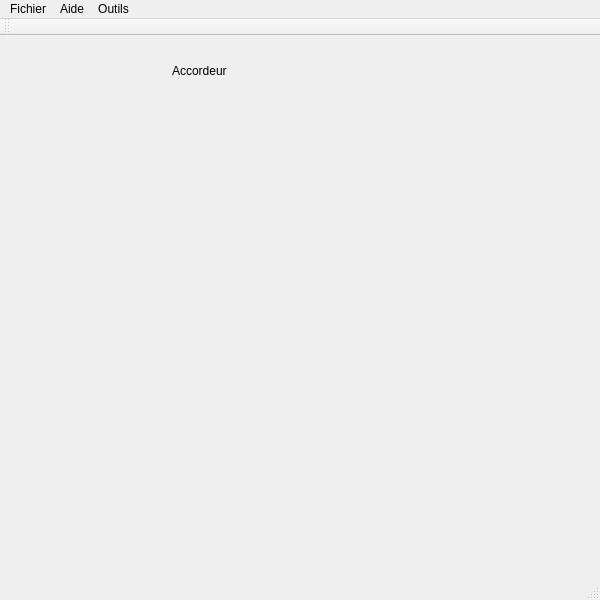
<?xml version="1.0" encoding="UTF-8"?>
<ui version="4.0">
 <class>MainWindow</class>
 <widget class="QMainWindow" name="MainWindow">
  <property name="geometry">
   <rect>
    <x>0</x>
    <y>0</y>
    <width>600</width>
    <height>600</height>
   </rect>
  </property>
  <property name="minimumSize">
   <size>
    <width>600</width>
    <height>600</height>
   </size>
  </property>
  <property name="maximumSize">
   <size>
    <width>600</width>
    <height>600</height>
   </size>
  </property>
  <property name="windowTitle">
   <string>Utilitaire Guitare</string>
  </property>
  <widget class="QWidget" name="centralWidget">
   <layout class="QHBoxLayout" name="horizontalLayout">
    <item>
     <layout class="QGridLayout" name="gridLayout">
      <item row="1" column="0">
       <spacer name="horizontalSpacer">
        <property name="orientation">
         <enum>Qt::Horizontal</enum>
        </property>
        <property name="sizeHint" stdset="0">
         <size>
          <width>40</width>
          <height>20</height>
         </size>
        </property>
       </spacer>
      </item>
      <item row="1" column="1">
       <widget class="SlidingStackedWidget" name="IndexStackedWidget">
        <property name="currentIndex">
         <number>1</number>
        </property>
        <widget class="QWidget" name="Accueil">
         <widget class="QLabel" name="label_2">
          <property name="geometry">
           <rect>
            <x>20</x>
            <y>10</y>
            <width>40</width>
            <height>15</height>
           </rect>
          </property>
          <property name="text">
           <string>Accueil</string>
          </property>
         </widget>
        </widget>
        <widget class="QWidget" name="AccordeurPage">
         <layout class="QVBoxLayout" name="verticalLayout_4">
          <item>
           <widget class="QLabel" name="label_3">
            <property name="text">
             <string>Accordeur</string>
            </property>
           </widget>
          </item>
          <item>
           <spacer name="verticalSpacer_2">
            <property name="orientation">
             <enum>Qt::Vertical</enum>
            </property>
            <property name="sizeHint" stdset="0">
             <size>
              <width>20</width>
              <height>40</height>
             </size>
            </property>
           </spacer>
          </item>
          <item>
           <widget class="Accordeur" name="tunerWidget" native="true"/>
          </item>
         </layout>
        </widget>
        <widget class="QWidget" name="page">
         <layout class="QVBoxLayout" name="verticalLayout_3">
          <item>
           <layout class="QGridLayout" name="gridLayout_3">
            <item row="0" column="0">
             <widget class="QLabel" name="label_4">
              <property name="text">
               <string>Métronome</string>
              </property>
             </widget>
            </item>
            <item row="1" column="0">
             <widget class="Metronome" name="metronomeWidget" native="true"/>
            </item>
           </layout>
          </item>
         </layout>
        </widget>
        <widget class="QWidget" name="Peripheriques">
         <layout class="QVBoxLayout" name="verticalLayout_2">
          <item>
           <layout class="QVBoxLayout" name="verticalLayout">
            <item>
             <widget class="QLabel" name="label">
              <property name="text">
               <string>Liste des Périphériques de capture</string>
              </property>
             </widget>
            </item>
            <item>
             <widget class="QListWidget" name="peripheriqueListWidget"/>
            </item>
           </layout>
          </item>
         </layout>
        </widget>
       </widget>
      </item>
      <item row="0" column="1">
       <widget class="MenuBar" name="MenBarWidget" native="true"/>
      </item>
      <item row="1" column="2">
       <spacer name="horizontalSpacer_2">
        <property name="orientation">
         <enum>Qt::Horizontal</enum>
        </property>
        <property name="sizeHint" stdset="0">
         <size>
          <width>40</width>
          <height>20</height>
         </size>
        </property>
       </spacer>
      </item>
     </layout>
    </item>
   </layout>
  </widget>
  <widget class="QMenuBar" name="menuBar">
   <property name="geometry">
    <rect>
     <x>0</x>
     <y>0</y>
     <width>600</width>
     <height>21</height>
    </rect>
   </property>
   <widget class="QMenu" name="menuFichier">
    <property name="title">
     <string>Fichier</string>
    </property>
    <addaction name="actionQuitter"/>
   </widget>
   <widget class="QMenu" name="menuAide">
    <property name="title">
     <string>Aide</string>
    </property>
    <addaction name="action_Propos"/>
   </widget>
   <widget class="QMenu" name="menuOutils">
    <property name="title">
     <string>Outils</string>
    </property>
    <addaction name="actionP_riph_riques_de_capture"/>
   </widget>
   <addaction name="menuFichier"/>
   <addaction name="menuAide"/>
   <addaction name="menuOutils"/>
  </widget>
  <widget class="QToolBar" name="mainToolBar">
   <attribute name="toolBarArea">
    <enum>TopToolBarArea</enum>
   </attribute>
   <attribute name="toolBarBreak">
    <bool>false</bool>
   </attribute>
  </widget>
  <widget class="QStatusBar" name="statusBar"/>
  <action name="actionQuitter">
   <property name="icon">
    <iconset resource="ressources.qrc">
     <normaloff>:/icones/images/quit.png</normaloff>:/icones/images/quit.png</iconset>
   </property>
   <property name="text">
    <string>Quitter</string>
   </property>
   <property name="shortcut">
    <string>Ctrl+Q</string>
   </property>
  </action>
  <action name="action_Propos">
   <property name="icon">
    <iconset resource="ressources.qrc">
     <normaloff>:/icones/images/about.png</normaloff>:/icones/images/about.png</iconset>
   </property>
   <property name="text">
    <string>À Propos...</string>
   </property>
  </action>
  <action name="actionP_riph_riques_de_capture">
   <property name="text">
    <string>Périphériques de capture</string>
   </property>
  </action>
 </widget>
 <layoutdefault spacing="6" margin="11"/>
 <customwidgets>
  <customwidget>
   <class>MenuBar</class>
   <extends>QWidget</extends>
   <header location="global">menubar.h</header>
   <container>1</container>
  </customwidget>
  <customwidget>
   <class>Metronome</class>
   <extends>QWidget</extends>
   <header>metronome.h</header>
   <container>1</container>
  </customwidget>
  <customwidget>
   <class>SlidingStackedWidget</class>
   <extends>QStackedWidget</extends>
   <header>slidingstackedwidget.h</header>
   <container>1</container>
  </customwidget>
  <customwidget>
   <class>Accordeur</class>
   <extends>QWidget</extends>
   <header>accordeur.h</header>
   <container>1</container>
  </customwidget>
 </customwidgets>
 <resources>
  <include location="ressources.qrc"/>
 </resources>
 <connections/>
</ui>
